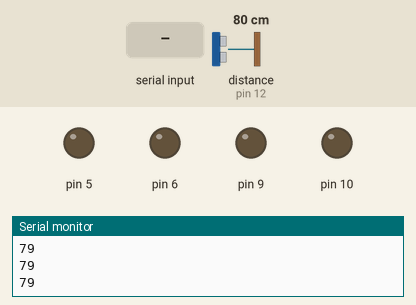
A sketch run on a simulated Arduino Uno, built with avr-gcc and run on an emulated ATmega328P. On the bench: output pins drawn as LEDs (lit = HIGH), the last lines printed to the serial monitor. Wiring (inferred from the names in the program): ultrasonic range finder: trigger pin 13; echo pin 12. The test bench sets the inputs (shaded band); at power-on: distance to the obstacle (sensor on pin 12) 80 cm. The echo pulse lasts 58.3 µs per cm; pins used as bus, display or sensor lines are not drawn.

Above: at 1.3 s.
1.4 s: "f" received over the second serial link
At 2.6 s:
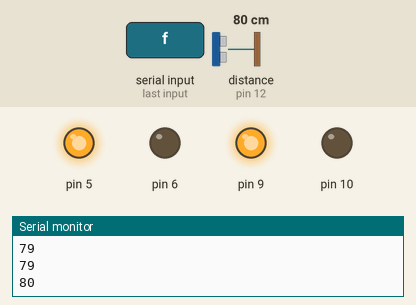
4.3 s: "b" received over the second serial link
At 5.4 s:
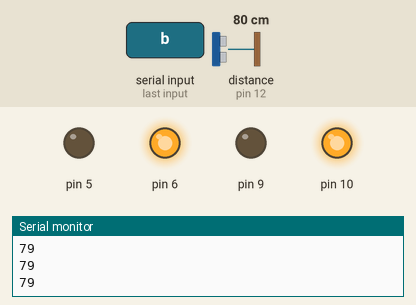
7.1 s: "l" received over the second serial link
At 7.76 s:
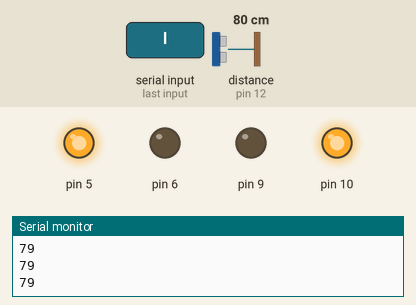
9.3 s: "r" received over the second serial link
At 9.98 s:
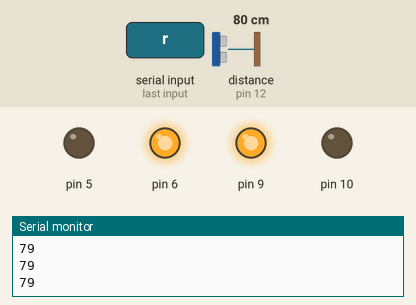
Timing chart, 0 to 12.3 s (numbered marks = the images above; inputs shaded):
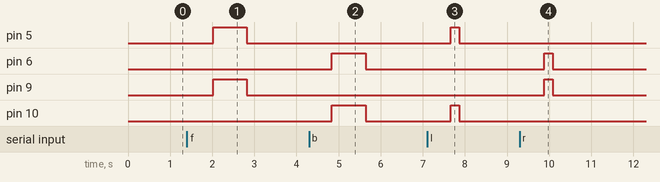

Measured:
- after the input at 1.4 s, pin 5, pin 9: LOW → HIGH after 0.62 s, → LOW 0.80 s later
- after the input at 4.3 s, pin 6, pin 10: LOW → HIGH after 0.54 s, → LOW 0.80 s later
- after the input at 7.1 s, pin 5, pin 10: LOW → HIGH after 0.56 s, → LOW 0.20 s later
- after the input at 9.3 s, pin 6, pin 9: LOW → HIGH after 0.59 s, → LOW 0.20 s later

The sketch:

CarTest.ino
```cpp
#include <SoftwareSerial.h>
SoftwareSerial mySerial(2, 3); // RX, TX HC-06wrong pin in device

char Incoming_value = 0;

#define trigPIN 13
#define echoPIN 12

long echoDistance(void){
  long duration, distance;
  digitalWrite(trigPIN,LOW);
  delayMicroseconds(2);
  digitalWrite(trigPIN,HIGH);
  delayMicroseconds(10);
  digitalWrite(trigPIN,LOW);
  duration = pulseIn(echoPIN, HIGH);
  distance = (duration/2)/29.1;
  Serial.println(distance);
  delay(500);
  return distance;
}

void setup() {
  mySerial.begin(9600);
  Serial.begin(9600);
  pinMode(5, OUTPUT);
  pinMode(6, OUTPUT);
  pinMode(9, OUTPUT);
  pinMode(10, OUTPUT);
  pinMode(trigPIN, OUTPUT);
  pinMode(echoPIN, INPUT);

}

void loop() {
  // put your main code here, to run repeatedly:
  long distance = echoDistance();
  if(mySerial.available()>0){
    Incoming_value = mySerial.read();
      long distance = echoDistance();
        if(Incoming_value ==  'f'){
          if(distance>10){
            digitalWrite(5, HIGH);
            digitalWrite(6, LOW);
            digitalWrite(9, HIGH);
            digitalWrite(10, LOW);
            delay(800);
            digitalWrite(5, LOW);
            digitalWrite(6, LOW);
            digitalWrite(9, LOW);
            digitalWrite(10, LOW);
          }
        }
        else if(Incoming_value ==  'b'){
          digitalWrite(6, HIGH);
          digitalWrite(5, LOW);
          digitalWrite(9, LOW);
          digitalWrite(10, HIGH);
          delay(800);
          digitalWrite(5, LOW);
          digitalWrite(6, LOW);
          digitalWrite(9, LOW);
          digitalWrite(10, LOW);
        }
        else if(Incoming_value ==  'l'){
          digitalWrite(5, HIGH);
          digitalWrite(6, LOW);
          digitalWrite(9, LOW);
          digitalWrite(10, HIGH);
          delay(200);
          digitalWrite(5, LOW);
          digitalWrite(6, LOW);
          digitalWrite(9, LOW);
          digitalWrite(10, LOW);
        }
        else if(Incoming_value ==  'r'){
          digitalWrite(6, HIGH);
          digitalWrite(5, LOW);
          digitalWrite(9, HIGH);
          digitalWrite(10,LOW);
          delay(200);
          digitalWrite(5, LOW);
          digitalWrite(6, LOW);
          digitalWrite(9, LOW);
          digitalWrite(10, LOW);
        }
        else{
        Serial.println("too clear");
        }
  }
}
```
